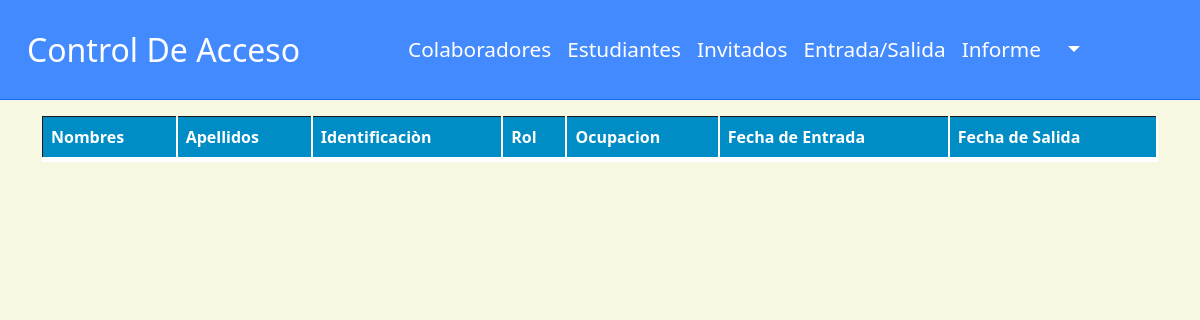
/entrad-salida.php, run on an earlier commit of the app's database.
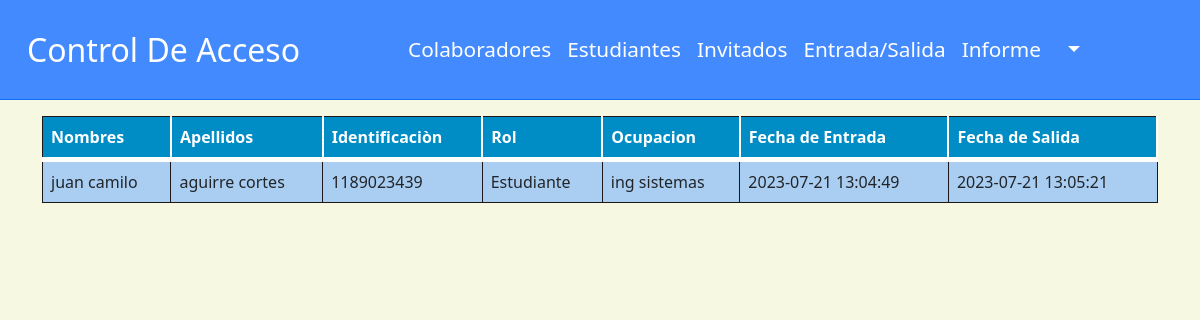
And on a later commit of the database.
### tables this page shows
CREATE TABLE `ingreso` (
  `id_ingreso` int(11) NOT NULL,
  `id_colaboradores` int(11) DEFAULT NULL,
  `id_estudiante` int(11) DEFAULT NULL,
  `fechaingreso` datetime DEFAULT NULL,
  `fechasalida` datetime DEFAULT NULL,
  `ingresoEstado` tinyint(1) DEFAULT NULL
);

CREATE TABLE `estudiante` (
  `id` int(11) NOT NULL,
  `nombre` varchar(35) NOT NULL,
  `apellido` varchar(35) NOT NULL,
  `identificacion` varchar(11) NOT NULL,
  `carrera` int(10) NOT NULL,
  `correo` varchar(50) NOT NULL,
  `telefono` varchar(11) NOT NULL
);

CREATE TABLE `carrera` (
  `id_carrera` int(11) NOT NULL,
  `nombre` varchar(30) NOT NULL
);

### entrad-salida.php (the view, shortened to what this page needs)
<?php
    include './Database/conexion.php';
    $consulta = "SELECT * FROM ingreso";
    $consulta1 = $DB_con ->prepare($consulta);
    $consulta1->execute();
    $ingresos=$consulta1->fetchAll(PDO::FETCH_ASSOC);
?>
<!DOCTYPE html>
<html lang="en">
<head>
    <link rel="stylesheet" href="https://cdn.jsdelivr.net/npm/bootstrap@5.2.2/dist/css/bootstrap.min.css" />
    <link rel="stylesheet" href="https://cdn.datatables.net/1.12.1/css/dataTables.bootstrap5.min.css" />
    <link rel="stylesheet" href="./css/header.css">
    <link rel="stylesheet" href="./css/caja.css">
</head>
<body>
        <header>
            <?php include './componentes/header.php' ?>
        </header>
    <div class="container mt-3">
    <table id="example" class="table table-striped table-bordered" style="width:100%">
        <thead>
            <tr>
                <th>Nombres</th>
                <th>Apellidos</th>
                <th>Identificaciòn</th>
                <th>Rol</th>
                <th>Ocupacion</th>
                <th>Fecha de Entrada</th>
                <th>Fecha de Salida</th>
            </tr>
        </thead>
        <Tbody>
            <?php
                foreach($ingresos as $ket => $ingreso ){
                $filaClass = $key % 2 == 0 ? 'tabla-filas' : '';
            ?>
                <tr class="<?php echo $filaClass; ?>">
                    <?php
                        if($ingreso['id_estudiante'] != NULL){
                            $consultaE = "SELECT estudiante.id, estudiante.nombre, estudiante.apellido, estudiante.identificacion, carrera.nombre as carrera FROM estudiante
                            INNER JOIN carrera ON estudiante.carrera =  carrera.id_carrera
                            WHERE id=:id ";
                            $consultaE1 = $DB_con->prepare($consultaE);
                            $consultaE1->bindParam(':id',$ingreso['id_estudiante']);
                            $consultaE1->execute();
                            $estudinate = $consultaE1->fetch(PDO::FETCH_ASSOC);
                    ?>
                    <td><?php echo $estudinate['nombre'];  ?></td>
                    <td><?php echo $estudinate['apellido'];  ?></td>
                    <td><?php echo $estudinate['identificacion'];  ?></td>
                    <td>Estudiante</td>
                    <td><?php echo $estudinate['carrera'];  ?></td>
                    <?php
                    }
                    ?>
                    <td> <?php echo $ingreso['fechaingreso']; ?> </td>
                    <td> <?php echo $ingreso['fechasalida']; ?> </td>
                </tr>
            <?php
                }
            ?>
        </Tbody>
    </table>
    </div>
</body>
</html>

### componentes/header.php (shortened to what this page needs)
<header>
<nav class="navbar navbar-expand-md border-bottom border-primary">
        <div class="container-fluid">
            <a href="./administracion.php" class="navbar-brand">Control De Acceso</a>
            <div id="MenuNavegacion" class="collapse navbar-collapse">
                <ul class="navbar-nav ml-auto" id="nav1">
                    <li class="nav-item"><a href="./colaboradores.php" class="nav-link">Colaboradores</a></li>
                    <li class="nav-item"><a href="./estudiantes.php" class="nav-link">Estudiantes</a></li>
                    <li class="nav-item"><a href="./invitado.php" class="nav-link">Invitados</a></li>
                    <li class="nav-item"><a href="./entrad-salida.php" class="nav-link">Entrada/Salida</a></li>
                    <li class="nav-item"><a href="./informe.php" class="nav-link">Informe</a></li>
                </ul>
                <ul class="navbar-nav ms-auto">
                    <li class="dropdown">
                        <a class="nav-link dropdown-toggle" href="#" role="button" data-bs-toggle="dropdown"
                            aria-expanded="false">
                        </a>
                    </li>
                </ul>
            </div>
        </div>
    </nav>
</header>

### css/header.css (style rules this page uses)
body { background-color: #f6f8e2; }
.navbar { height: 100px; background: #438AFE; }
.navbar-brand { font-size: 2rem; margin-left: 15px; margin-right: 100px; color: #fff; }
.nav-link { color: #fff; font-size: 1.3rem; }

### css/caja.css (style rules this page uses)
.table { border: solid 1px #1D171B; background: #fff; color: #111; }
.table th { border-right: solid 2px #fff; border-bottom: solid 5px #fff; background-color: #008DC6; color: #fff; }
.tabla-filas:nth-child(odd) { background-color: #b3d9ff; }

What changed in the data, as far as the page shows it:
added ingreso: id_estudiante.nombre "juan camilo", id_estudiante.apellido "aguirre cortes", id_estudiante.identificacion "1189023439", carrera.nombre "ing sistemas", fechaingreso "2023-07-21 13:04:49", fechasalida "2023-07-21 13:05:21"
